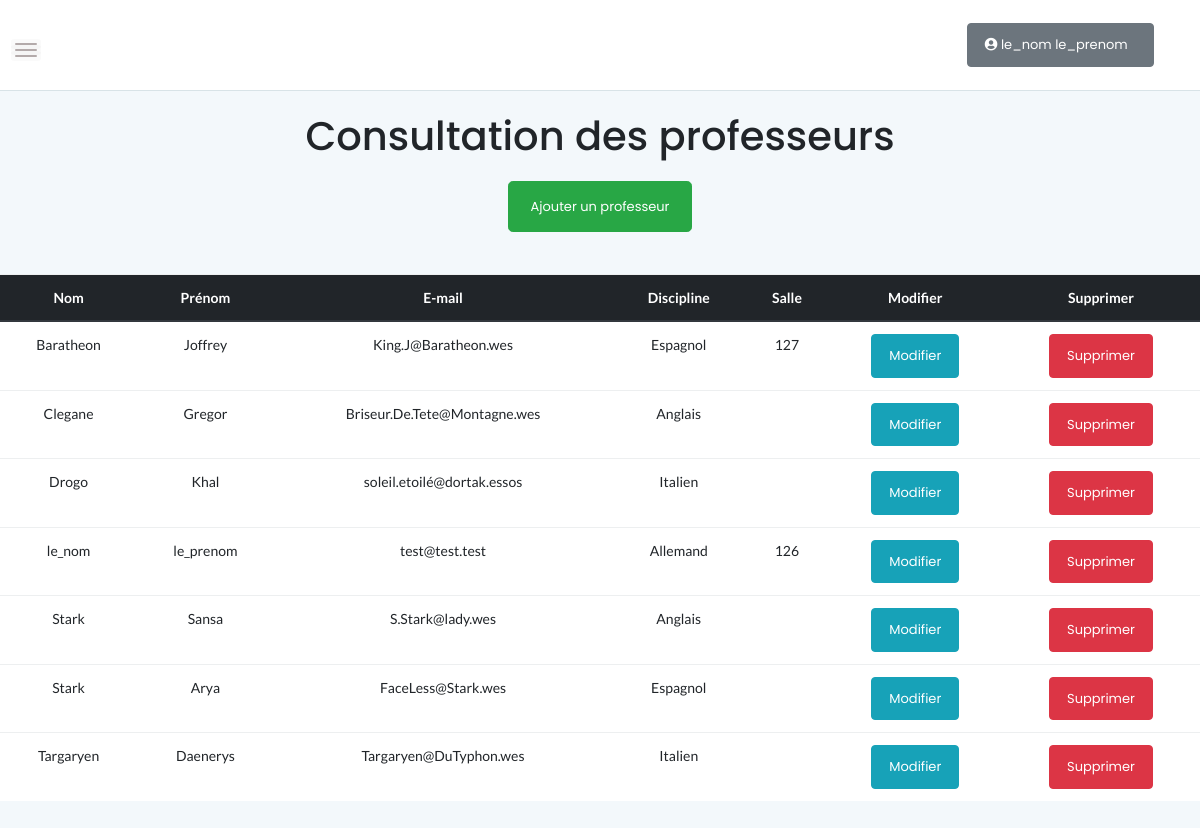
Page /admin_gestion_prof_consultation.php (signed in) on the committed database.
### tables this page shows
CREATE TABLE IF NOT EXISTS `utilisateur` (
  `id` int(11) NOT NULL AUTO_INCREMENT,
  `identifiant` varchar(30) NOT NULL,
  `motDePasse` varchar(50) NOT NULL,
  `mail` varchar(50) NOT NULL,
  `nom` varchar(50) NOT NULL,
  `prenom` varchar(50) NOT NULL,
  `idTypeUtilisateur` int(11) NOT NULL,
  `idSalleAtt` int(11) DEFAULT NULL,
  `idDiscipline` int(11) NOT NULL,
  `idCivilite` int(11) NOT NULL,
  PRIMARY KEY (`id`),
  KEY `idTypeUtilisateur` (`idTypeUtilisateur`),
  KEY `idSalleAtt` (`idSalleAtt`),
  KEY `FK_idDiscipline` (`idDiscipline`),
  KEY `FK_idcivilite` (`idCivilite`)
);

CREATE TABLE IF NOT EXISTS `discipline` (
  `id` int(11) NOT NULL AUTO_INCREMENT,
  `libelle` varchar(50) NOT NULL,
  PRIMARY KEY (`id`)
);

CREATE TABLE IF NOT EXISTS `salle` (
  `id` int(11) NOT NULL AUTO_INCREMENT,
  `libelle` varchar(5) NOT NULL,
  PRIMARY KEY (`id`)
);

### admin_gestion_prof_consultation.php (the view, shortened to what this page needs)
<!doctype html>
<html class="no-js" lang="fr-FR">
<head>
	<link rel="stylesheet" href="assets/css/bootstrap.min.css">
	<link rel="stylesheet" href="assets/css/font-awesome.min.css">
	<link rel="stylesheet" href="assets/css/themify-icons.css">
	<link rel="stylesheet" href="assets/css/metisMenu.css">
	<link rel="stylesheet" href="assets/css/owl.carousel.min.css">
	<link rel="stylesheet" href="assets/css/slicknav.min.css">
	<link rel="stylesheet" href="https://www.amcharts.com/lib/3/plugins/export/export.css" type="text/css" media="all" />
	<link rel="stylesheet" href="assets/css/typography.css">
	<link rel="stylesheet" href="assets/css/default-css.css">
	<link rel="stylesheet" href="assets/css/styles.css">
	<link rel="stylesheet" href="assets/css/responsive.css">
	<link rel="stylesheet" href="https://use.fontawesome.com/releases/v5.8.1/css/all.css">
</head>
<body>
    <div class="page-container">
    	<div class="main-content">
    		<div class="header-area">
    			<div class="row align-items-center">
    				<div class="nav-btn pull-left">
    					<span></span>
    					<span></span>
    					<span></span>
    				</div>
    				<div class="col-auto">
    				</div>
    				<div class="col-auto mr-auto"></div>
    				<?php
    				include "bouton_profil.php";
    				?>
    			</div>
    		</div>
    		<section>
    			<header>
    				<br>
    				<h1 class="text-center">Consultation des professeurs </h1>
    			</header>
    			<div class="">
    				<div class="">
    					<div class="col">
    						<br>
    						<div class="d-flex justify-content-center">
    							<a href="admin_gestion_prof_ajout.php"> <input class="btn btn-success btn-lg" type="button" name="btn_ajout_prof" value="Ajouter un professeur"></a>
    						</div>
    						<br>
    					</div>
    					<br>
    					<div class="d-flex justify-content-center">
    						<div class="table table-striped">
    							<?php
    							include "connexion_bd_gesoraux.php";
    							try{
    								$lesEnregs=$bdd->query("SELECT utilisateur.id as 'idUtilisateur',nom, prenom, mail, discipline.libelle as 'discipline',
    									salle.libelle as 'salle'
    									FROM utilisateur
    									left outer join discipline on idDiscipline = discipline.id
    									left outer join salle on idSalleAtt = salle.id
    									Order BY nom");
    								if($lesEnregs->rowCount()==0) {
    									echo("Aucun professeur n'a été enregistré");
    								} else {
    									echo" <table class ='table table-striped text-center'>";
    									echo" <thead class='thead-dark'>";
    									echo" <tr>";
    									echo "<th>Nom</th>";
    									echo "<th>Prénom</th>";
    									echo "<th>E-mail</th>";
    									echo "<th>Discipline</th>";
    									echo "<th>Salle</th>";
    									echo "<th>Modifier</th>";
    									echo "<th>Supprimer</th>";
    									echo" </tr>";
    									foreach($lesEnregs as $enreg){
    										echo" <tr>";
    										echo "<td> $enreg->nom</td>";
    										echo "<td> $enreg->prenom</td>";
    										echo "<td> $enreg->mail</td>";
    										echo "<td> $enreg->discipline</td>";
    										echo "<td> $enreg->salle</td>";
    										echo"<td> <a href='admin_gestion_prof_modif.php?id=$enreg->idUtilisateur'> <input class='btn btn-info' type='button' name='btn_modif_prof' value='Modifier'> </a> </td>";
    										echo"<td> <a href='admin_gestion_prof_supp.php?id=$enreg->idUtilisateur' onclick='return confirmer_suppres();'> <input class='btn btn-danger' type='button' name='btn_supp_prof' value='Supprimer'> </a></td>";
    										echo" </tr>";
    									}
    									echo" </table>";
    								}
    							} catch(PDOException $e) {
    								echo(" erreur de SELECT dans gestion_prof_admin.php<br>Message d'erreur :".$e->getMessage());
    							}
    							?>
    						</div>
    					</div>
    				</div>
    			</section>
    		</div>
    	</div>
    </body>
    </html>

### assets/css/styles.css (style rules this page uses)
.page-container { width: 100%; height: 100%; min-height: 100vh; padding-left: 280px; -webkit-transition: padding-left 0.3s ease 0s; transition: padding-left 0.3s ease 0s; }
.main-content { width: 100%; background: #F3F8FB; }
.header-area { padding: 15px 30px; background: #fff; border-bottom: 1px solid #d8e3e7; }
.nav-btn { margin-right: 30px; margin-top: 10px; cursor: pointer; }
.nav-btn span { display: block; width: 22px; height: 2px; background: #b3aaaa; margin: 4px 0; border-radius: 15px; -webkit-transition: all 0.3s ease 0s; transition: all 0.3s ease 0s; box-shadow: 0 0 0 4px rgba(99, 96, 96, 0.03); }
.btn { padding: 11px 17px; font-size: 13px; letter-spacing: 0; }
.btn-lg { padding: 15px 22px; }
table tr th { border-bottom: none; }
table tr th, table tr td { border-top: 1px solid rgba(120, 130, 140, 0.13) !important; }

### rows in the picture
utilisateur: nom "Baratheon", prenom "Joffrey", mail "King.J@Baratheon.wes", idDiscipline.libelle "Espagnol", idSalleAtt.libelle "127"
utilisateur: nom "Clegane", prenom "Gregor", mail "Briseur.De.Tete@Montagne.wes", idDiscipline.libelle "Anglais"
utilisateur: nom "Drogo", prenom "Khal", mail "soleil.etoilé@dortak.essos", idDiscipline.libelle "Italien"
utilisateur: nom "le_nom", prenom "le_prenom", mail "test@test.test", idDiscipline.libelle "Allemand", idSalleAtt.libelle "126"
utilisateur: nom "Stark", prenom "Sansa", mail "S.Stark@lady.wes", idDiscipline.libelle "Anglais"
utilisateur: nom "Stark", prenom "Arya", mail "FaceLess@Stark.wes", idDiscipline.libelle "Espagnol"
utilisateur: nom "Targaryen", prenom "Daenerys", mail "Targaryen@DuTyphon.wes", idDiscipline.libelle "Italien"

### other values in the picture
$_SESSION['nom_prenom'] "le_nom le_prenom"
